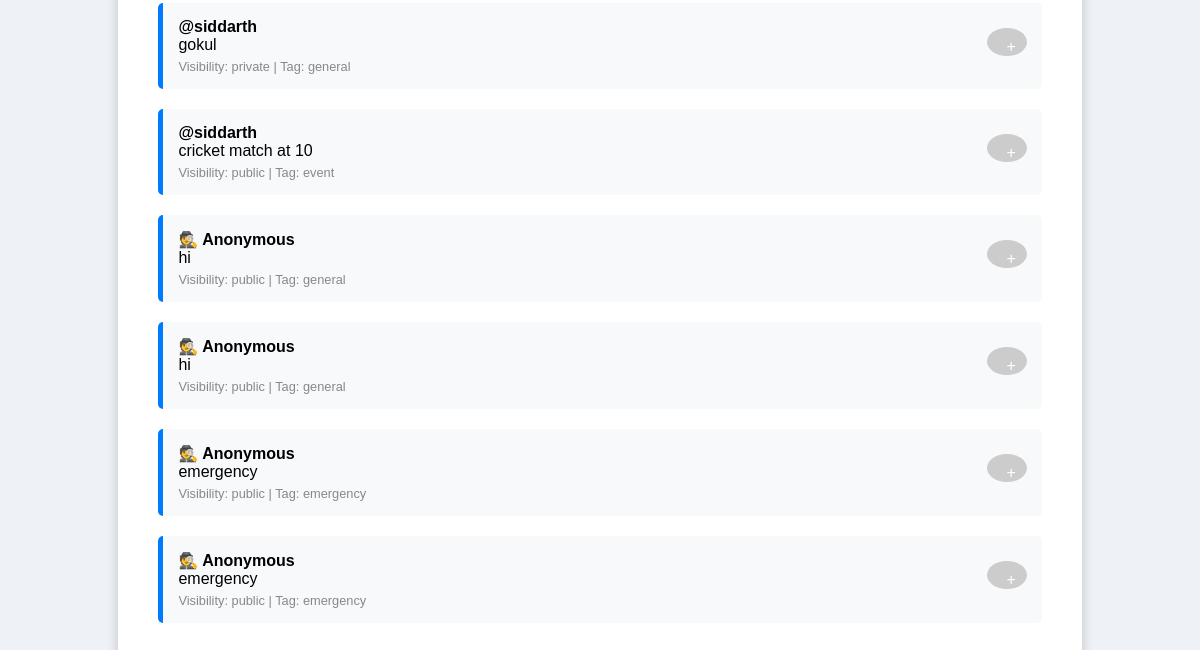
The page /inner_home (signed in, lower part) on the database as committed earlier.
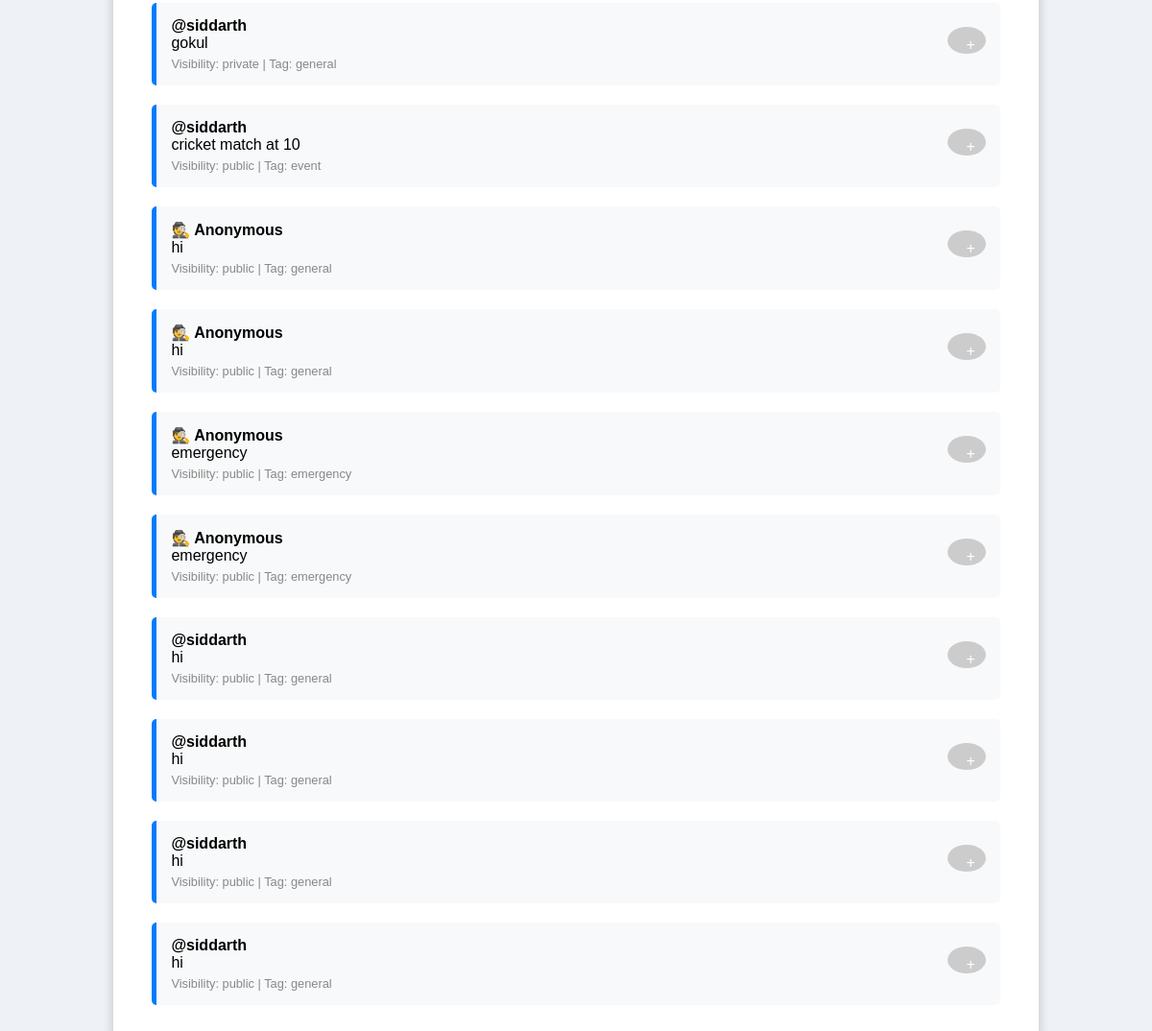
The same page on the database as committed later.
### app.py (models this page shows)
class Post(db.Model):
    id = db.Column(db.Integer, primary_key=True)
    content = db.Column(db.Text, nullable=False)
    username = db.Column(db.String(100), nullable=False)
    user_id = db.Column(db.Integer, db.ForeignKey('user.id'), nullable=False)
    visibility = db.Column(db.String(10), nullable=False, default='public')
    friend_ids = db.Column(db.Text, default='[]')
    tag = db.Column(db.String(50), default='general')
    is_anonymous = db.Column(db.Boolean, default=False)

### app.py (the view)
@app.route('/inner_home', methods=['GET'])
def inner_home():
    if 'user_id' not in session:
        flash('Please log in to access this page.', 'danger')
        return redirect(url_for('login'))
    user = db.session.get(User, session['user_id'])
    lat = float(request.args.get('lat', user.latitude))
    lon = float(request.args.get('lon', user.longitude))
    user.latitude = lat
    user.longitude = lon
    db.session.commit()
    blocked_usernames = session.get('blocked_users', [])
    all_posts = Post.query.all()
    visible_posts = []
    for post in all_posts:
        post_user = db.session.get(User, post.user_id)
        if post.username in blocked_usernames:
            continue
        if post.visibility == 'public':
            if within_10km(lat, lon, post_user.latitude, post_user.longitude):
                visible_posts.append(post)
        elif post.visibility == 'private':
            allowed_friends = json.loads(post.friend_ids)
            if user.id == post.user_id or user.id in allowed_friends:
                visible_posts.append(post)
    friend_links = Friend.query.filter_by(user_id=user.id).all()
    friend_ids = [f.friend_id for f in friend_links]
    received_requests = FriendRequest.query.filter_by(receiver_id=user.id, status='pending').all()
    sent_requests = FriendRequest.query.filter_by(sender_id=user.id, status='pending').all()
    confirmed_friends = User.query.filter(User.id.in_(friend_ids)).all()
    excluded_ids = (
            friend_ids +
            [r.receiver_id for r in sent_requests if r.status == 'pending'] +
            [r.sender_id for r in received_requests if r.status == 'pending']
    )
    all_users = User.query.filter(User.id != user.id, ~User.id.in_(excluded_ids)).all()
    sent_receiver_map = {u.id: u for u in User.query.filter(User.id.in_([r.receiver_id for r in sent_requests])).all()}
    print("🚨 DEBUG: Number of posts being passed to template =", len(visible_posts))
    return render_template(
        'inner_home.html',
        posts=visible_posts,
        username=user.username,
        friends=all_users,
        friend_requests=received_requests,
        sent_requests=sent_requests,
        confirmed_friends=confirmed_friends,
        users={u.id: u for u in User.query.all()},
        sent_users=sent_receiver_map,
        blocked_usernames=blocked_usernames
    )

### app.py (called while the page is built)
def within_10km(lat1, lon1, lat2, lon2):
    R = 6371
    dlat = radians(lat2 - lat1)
    dlon = radians(lon2 - lon1)
    a = sin(dlat/2)**2 + cos(radians(lat1)) * cos(radians(lat2)) * sin(dlon/2)**2
    c = 2 * asin(sqrt(a))
    return R * c <= 10

### templates/inner_home.html (shortened to what this page needs)
<!DOCTYPE html>
<html lang="en">
<head>
</head>
<body>
<div class="container">
    <div class="posts" id="posts-container">
        {% for post in posts %}
        <div class="post" data-user="{{ post.username }}">
            <div>
                <strong>
                    {% if post.is_anonymous %}
                    🕵️ Anonymous
                    {% else %}
                    @{{ post.username }}
                    {% endif %}
                </strong>
                <button class="options-button" onclick="toggleMenu(this)">+</button>
            </div>
            <div>{{ post.content }}</div>
            <small>Visibility: {{ post.visibility }}{% if post.tag %} | Tag: {{ post.tag }}{% endif %}</small>
        </div>
        {% endfor %}
    </div>
</div>
</body>
</html>

### templates/inner_home.html (style rules this page uses)
body { font-family: Arial, sans-serif; background-color: #eef1f5; padding: 40px; text-align: center; }
.container { background: white; display: inline-block; padding: 40px; border-radius: 10px; box-shadow: 0 4px 12px rgba(0, 0, 0, 0.2); width: 80%; }
button { margin-top: 10px; padding: 10px 20px; background-color: #007bff; border: none; color: white; font-size: 1rem; border-radius: 5px; cursor: pointer; }
.post { background-color: #f8f9fa; padding: 15px; margin-top: 20px; border-left: 5px solid #007bff; border-radius: 5px; text-align: left; position: relative; }
.post small { display: block; margin-top: 5px; font-size: 0.8rem; color: #888; }
.options-button { background-color: #ccc; border: none; border-radius: 50%; width: 28px; height: 28px; cursor: pointer; font-size: 16px; float: right; }

Rows that differ between the two databases and show on the page:
added Post: username "siddarth", content "hi", visibility "public", tag "general"
added Post: username "siddarth", content "hi", visibility "public", tag "general"
added Post: username "siddarth", content "hi", visibility "public", tag "general"
added Post: username "siddarth", content "hi", visibility "public", tag "general"
